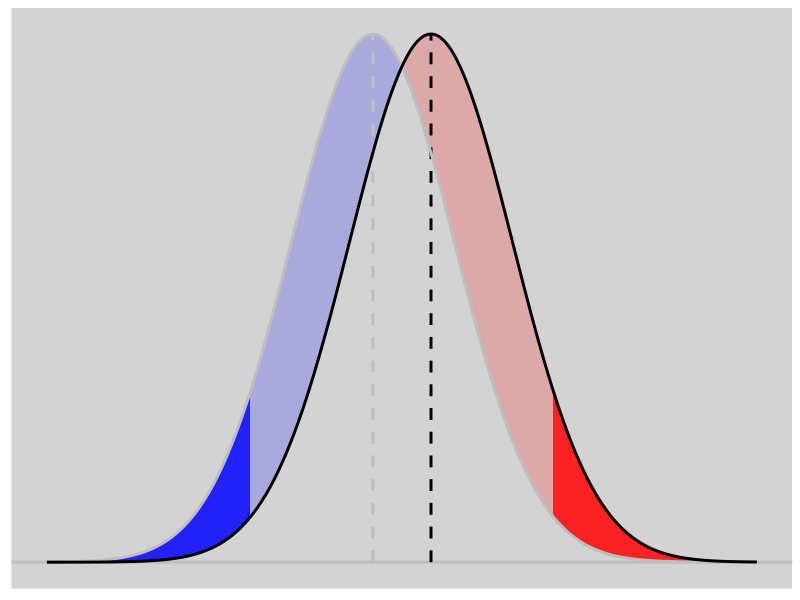

The R source for this figure:
library(ggplot2)

# https://stackoverflow.com/questions/75502312/in-ggplot-how-to-fill-area-between-two-normal-curves/
#
graf_normal <- function(Xmedia1, Xdt1, Xmedia2, Xdt2, n = 1000) {
  x1 <- Xmedia1 + 4 * Xdt1 * seq(-1, 1, length.out = n)
  x2 <- Xmedia2 + 4 * Xdt2 * seq(-1, 1, length.out = n)
  
  dat <- data.frame(
    x = union(x1, x2)
  )
  dat$y1 <- dnorm(dat$x, Xmedia1, Xdt1)
  dat$y2 <- dnorm(dat$x, Xmedia2, Xdt2)
  
  Ymax1 <- dnorm(Xmedia1, Xmedia1, Xdt1)
  Ymax2 <- dnorm(Xmedia2, Xmedia2, Xdt2)
  
  ggplot(dat, aes(x)) +
    geom_hline(yintercept = 0, colour = "grey", linewidth = 1) +
    geom_ribbon(
      data =  subset(dat, x >= Xmedia2 + 1.5 * Xdt2),
      aes(ymin = y1, ymax = y2),
      fill = "red", alpha = 0.8
    ) +
    geom_ribbon(
      data =  subset(dat, (y2 > y1)),
      aes(ymin = y1, ymax = y2),
      fill = "red", alpha = 0.2
    ) +
    geom_ribbon(
      data = subset(dat, x <= Xmedia1 - 1.5 * Xdt2),
      aes(ymin = y2, ymax = y1),
      fill = "blue", alpha = 0.8
    ) +
     geom_ribbon(
      data = subset(dat, (y1 > y2)),
      aes(ymin = y2, ymax = y1),
      fill = "blue", alpha = 0.2
     ) +
    annotate(
      geom = "segment",
      x = c(Xmedia1, Xmedia2), y = 0,
      xend = c(Xmedia1, Xmedia2), yend = c(Ymax1, Ymax2),
      linetype = "dashed",
      linewidth = 1,
      colour = c("grey", "black")
    ) +
    geom_line(aes(y = y1), linewidth = 1, colour = "grey") +
    geom_line(aes(y = y2), linewidth = 1, colour = "black") +
    theme(
      line = element_blank(),
      axis.line.y = element_blank(),
      axis.text = element_blank(),
      axis.ticks = element_blank(),
      axis.title = element_blank(),
      legend.position = "none",
      panel.grid = element_blank(),
      panel.background = element_rect(fill = "lightgray", colour = NA),
    )
}

graf_normal(250, 7, 255, 7)
